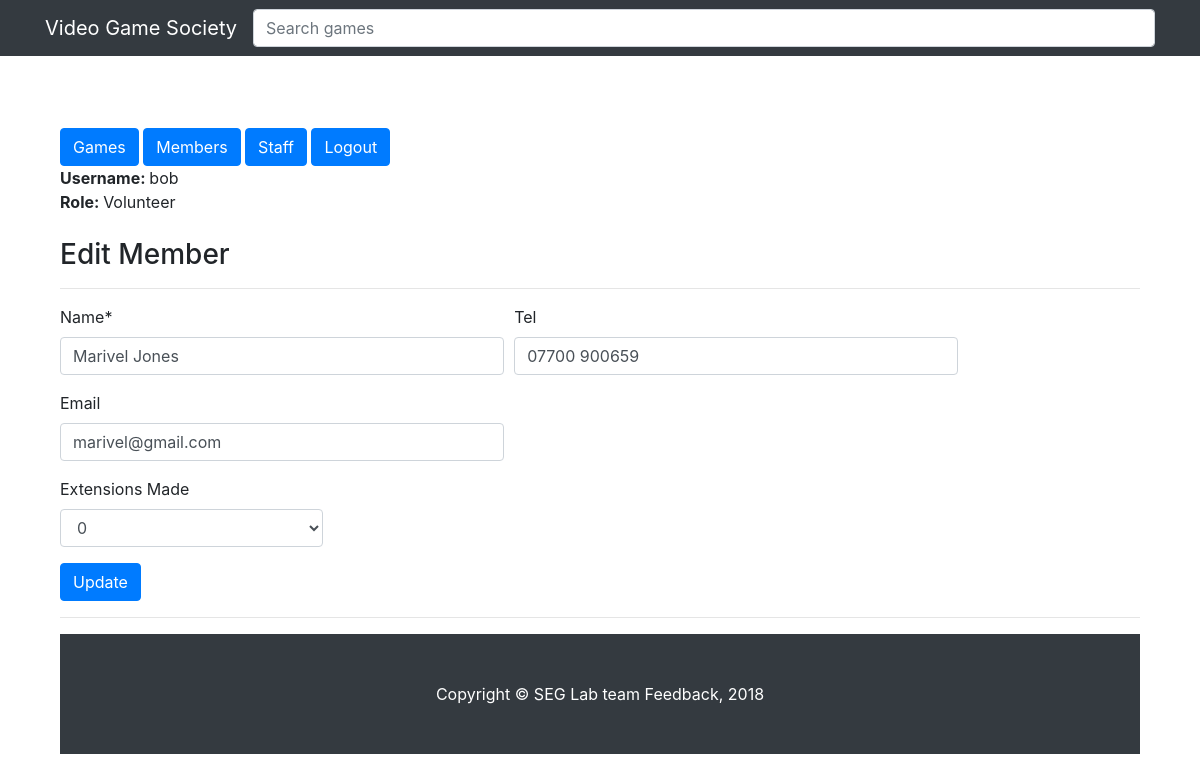
Page /public/members/edit.php (signed in) on the committed database.
### tables this page shows
CREATE TABLE Members(
                      Member_ID       INT         NOT NULL AUTO_INCREMENT,
                      Name            VARCHAR(64) NOT NULL,
                      Tel             VARCHAR(15),
                      Email           VARCHAR(254),
                      Extensions_Made INT         NOT NULL,

                      PRIMARY KEY (Member_ID)
);

### private/functions.php (called while the page is built, shortened)
<?php
function url_for($script_path) {
  if($script_path[0] != '/') {
    $script_path = "/" . $script_path;
  }
  return WWW_ROOT . $script_path;
}
function u($string="") {
  return urlencode($string);
}
function h($string="") {
  return htmlspecialchars($string);
}
?>

### public/members/edit.php (the view, shortened to what this page needs)
<?php require_once('../../private/initialize.php'); ?>
<?php include(SHARED_PATH . '/header.php'); ?>
<?php
$id = $_GET['id'] ?? '1';
    $sql = "SELECT * FROM Members ";
    $sql.= "WHERE Member_ID='" . $id . "'";
    $result = mysqli_query($db, $sql);
    $member = mysqli_fetch_assoc($result);
?>
<br>
<h3>Edit Member</h3>
<hr/>
<form action="<?php echo url_for('./members/edit.php?id= '. h(u($member['Member_ID'])) ); ?>" method="post">
  <div class="form-row">
   <div class="form-group col-md-5">
      <label for="name">Name*</label>
      <input type="text" class="form-control" name="name" placeholder="Name" value="<?php echo h($member['Name']); ?>" method="post" required>
    </div>
   <div class="form-group col-md-5">
      <label for="tel">Tel</label>
      <input type="text" class="form-control" name="tel" placeholder="Tel" value="<?php echo h($member['Tel']); ?>" method="post">
    </div>
  </div>
  <div class="form-row">
  <div class="form-group col-md-5">
      <label for="email">Email</label>
      <input type="text" class="form-control" name="email" placeholder="Email" value="<?php echo h($member['Email']); ?>" method="post">
    </div>
  </div>
  <div class="form-row">
    <div class="form-group col-md-3">
      <label for="extensions_made">Extensions Made</label>
      <select name="extensions_made" class="form-control" method="post">
      <?php if( ($member['Extensions_Made']) == '0'){ ?>
              <option selected="selected" value="0">0</option>
        <?php } ?>
      </select>
    </div>
    </div>
  <button type="submit" class="btn btn-primary">Update</button>
</form>
<hr/>
<?php include(SHARED_PATH . '/footer.php'); ?>

### public/css/gameList.css (style rules this page uses)
body { padding-top: 54px; }
@media (min-width: 992px) { body { padding-top: 56px; } }

### private/shared/header.php (style rules this page uses)
body { width:90%; margin: 0 auto; }

### rows in the picture
members: name "Marivel Jones", tel "07700 900659", email "marivel@gmail.com", extensions_made "0"

### other values in the picture
$_SESSION['username'] "bob"
$_SESSION['role'] "Volunteer"
